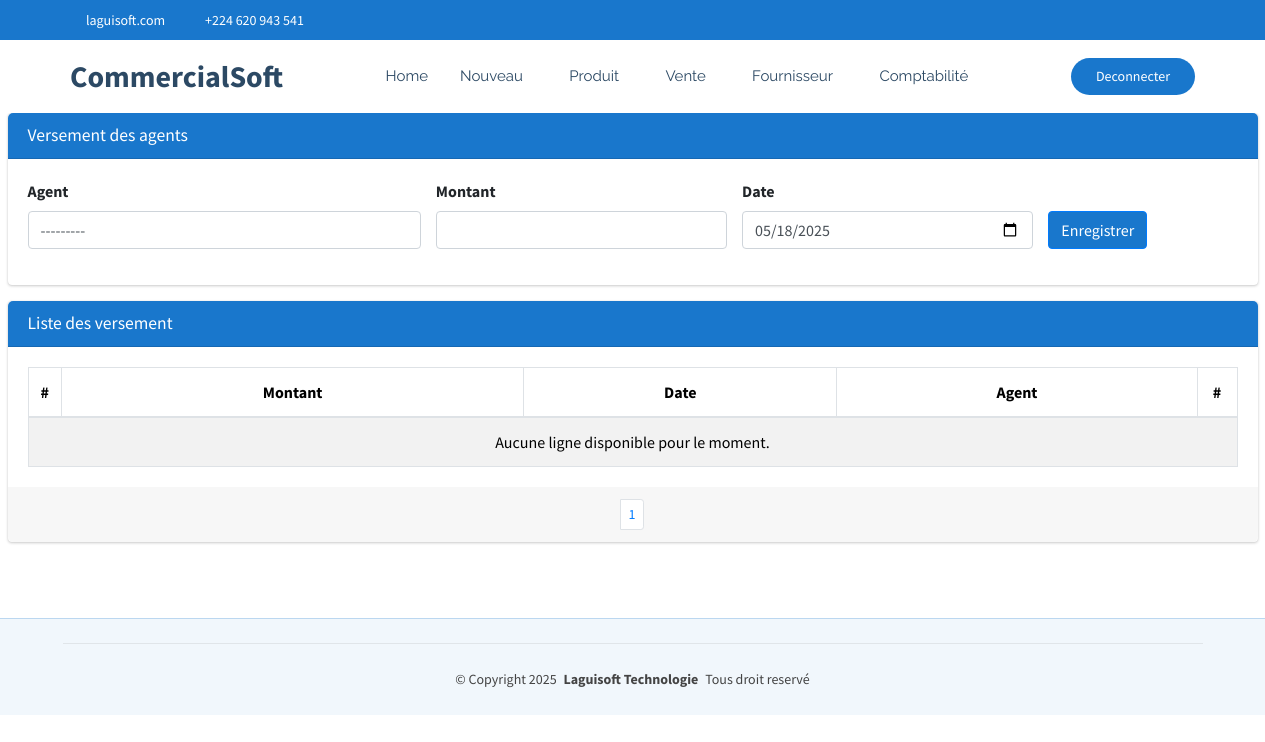
Page /commerce/commerce/versementGerant (signed in) on the earlier database version.
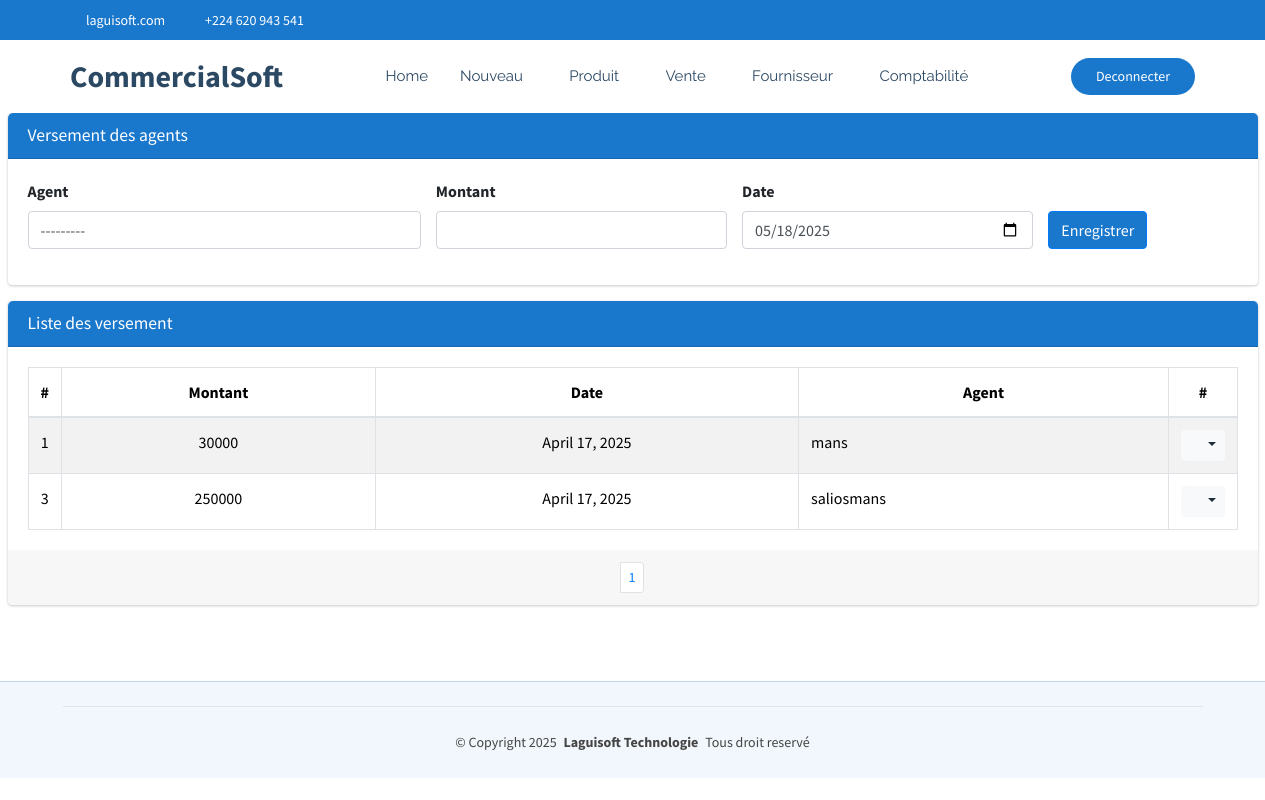
Same page on the later database version.
### CommercialSoft/models.py (models this page shows)
class VersementGerant(models.Model):
    user=models.ForeignKey(settings.AUTH_USER_MODEL, on_delete=models.CASCADE)
    montant=models.BigIntegerField()
    date=models.DateField(default=timezone.now)

### accounts/models.py (models this page shows)
class CustomUser(AbstractBaseUser, PermissionsMixin):
    username = models.CharField(max_length=150, unique=True)
    first_name = models.CharField(max_length=150, blank=True)
    last_name = models.CharField(max_length=150, blank=True)
    is_active = models.BooleanField(default=True)
    is_staff = models.BooleanField(default=False)
    date_joined = models.DateTimeField(auto_now_add=True)
    objects = UserManager()
    USERNAME_FIELD = 'username'
    REQUIRED_FIELDS = []
    def __str__(self):
        return self.username

### CommercialSoft/views.py (the view)
# urls.py: path('commerce/versementGerant', views.versementGerant_list_create,name="commerce_versementGerant"),
@login_required
def versementGerant_list_create(request):
    if request.method == "POST":
        form = VersementGerantForm(request.POST)
        if form.is_valid():
            form.save()  # Sauvegarder après modification
            messages.success(request, "Versement créée avec succès !")
            return redirect('commerce_versementGerant')
        else:
            messages.error(request, "Erreur lors de la création du versement.")
    else:
        form = VersementGerantForm()
    versementGerant = VersementGerant.objects.all().order_by('-date')
    paginator = Paginator(versementGerant, 15)
    page = request.GET.get('page')
    paginated_depense = paginator.get_page(page)
    return render(request, 'CommercialSoft/versementGerant.html', {'form': form,'listes': paginated_depense})

### CommercialSoft/forms.py
class VersementGerantForm(forms.ModelForm):
    class Meta:
        model = VersementGerant
        fields = ['user', 'montant', 'date']
        widgets = {
            'user': forms.Select(attrs={'class': 'form-control select2bs4', "id":"idUser"}),
            'montant': forms.NumberInput(attrs={'class': 'form-control'}),
            'date': forms.DateInput(attrs={'class': 'form-control', 'type': 'date'}),
        }

### CommercialSoft/templates/CommercialSoft/versementGerant.html (shortened to what the changed rows need)
{% extends "CommercialSoft/starter-page.html" %}
{% load static %}
{% block css %}
    <link rel="stylesheet" href="{% static 'autre/plugins/fontawesome-free/css/all.min.css' %}">
    <link rel="stylesheet" href="https://code.ionicframework.com/ionicons/2.0.1/css/ionicons.min.css">
  <link rel="stylesheet" href="{% static 'autre/plugins/sweetalert2-theme-bootstrap-4/bootstrap-4.min.css' %}">
    <link rel="stylesheet" href="{% static 'autre/dist/css/adminlte.min.css' %}">
    <link rel="stylesheet" href="{% static 'autre/plugins/toastr/toastr.min.css' %}">
{% endblock %}
{% block corp %}
<section class="content pt-0">
  <div class="container-fluid">
    <div class="row">
      <div class="col-md-12">
        <div class="card card-primary">
            <div class="card-body">
              <table class="table table-bordered table-hover table-striped">
                <thead>
                  <tr>
                    <th style="width: 10px" class="text-center">#</th>
                    <th class="text-center">Montant</th>
                    <th class="text-center">Date</th>
                    <th class="text-center">Agent</th>
                    <th style="width: 40px" class="text-center">#</th>
                  </tr>
                </thead>
                <tbody>
                  {% if listes %}
                    {% for liste in listes %}
                      <tr>
                        <td class="text-center">{{liste.id}}</td>
                        <td class="text-center">{{liste.montant}}</td>
                        <td class="text-center">{{liste.date}}</td>
                        <td>{{liste.user}}</td>
                        <td class="text-center">
                          <div class="btn-group">
                            <button type="button" class="btn btn-sm btn-light dropdown-toggle" data-toggle="dropdown" aria-expanded="false">
                              <i class="fas fa-cogs"></i>
                            </button>
                          </div>
                        </td>
                      </tr>
                    {% endfor %}
                  {% else %}
                    <tr>
                      <td colspan="14" class="text-center">Aucune ligne disponible pour le moment.</td>
                    </tr>
                  {% endif %}
                </tbody>
              </table>
            </div>
            <div class="card-footer clearfix">
              <ul class="pagination pagination-sm m-0 justify-content-center">
                <li class="page-item">
                  {% for num in listes.paginator.page_range %}
                    {% if listes.number == num %}
                      <li class="page-item"><a class="page-link" href="">{{ num }}</a></li>
                    {% else %}
                      <li class="page-item"><a class="page-link" href="?page={{ num }}">{{ num }}</a></li>
                    {% endif %}
                  {% endfor %}
              </ul>
            </div>
          </div>
      </div>
    </div>
  </div>
</section>
  {% endblock %}

Differences in the rows shown:
added VersementGerant: id "1", montant "30000", date "April 17, 2025", user "mans"
added VersementGerant: id "3", montant "250000", date "April 17, 2025", user "saliosmans"
Other differences:
text no longer shown: "Aucune ligne disponible pour le moment."
